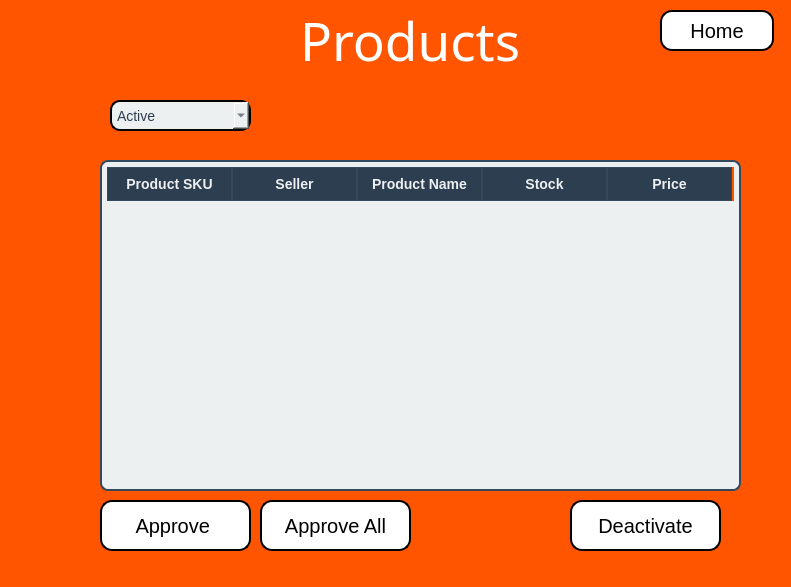
<?xml version="1.0" encoding="UTF-8"?>
<ui version="4.0">
 <class>MainWindow</class>
 <widget class="QMainWindow" name="MainWindow">
  <property name="geometry">
   <rect>
    <x>0</x>
    <y>0</y>
    <width>791</width>
    <height>587</height>
   </rect>
  </property>
  <property name="windowTitle">
   <string>MainWindow</string>
  </property>
  <property name="styleSheet">
   <string notr="true">QWidget
{
	background:rgb(255, 85, 0)
}</string>
  </property>
  <widget class="QWidget" name="centralwidget">
   <widget class="QLabel" name="label">
    <property name="geometry">
     <rect>
      <x>300</x>
      <y>10</y>
      <width>221</width>
      <height>61</height>
     </rect>
    </property>
    <property name="font">
     <font>
      <family>Yu Gothic UI Semibold</family>
      <pointsize>40</pointsize>
      <weight>7</weight>
      <italic>false</italic>
      <bold>false</bold>
     </font>
    </property>
    <property name="styleSheet">
     <string notr="true">QLabel
{
	color: white;
	font: 63 40pt &quot;Yu Gothic UI Semibold&quot;;
}</string>
    </property>
    <property name="text">
     <string>Products</string>
    </property>
   </widget>
   <widget class="QTableWidget" name="productsTable">
    <property name="geometry">
     <rect>
      <x>100</x>
      <y>160</y>
      <width>641</width>
      <height>331</height>
     </rect>
    </property>
    <property name="font">
     <font>
      <pointsize>-1</pointsize>
     </font>
    </property>
    <property name="styleSheet">
     <string notr="true">QTableWidget {
    border: 2px solid #34495e;       /* Border around the table */
    border-radius: 8px;              /* Rounded corners */
    background-color: #ecf0f1;       /* Table background color */
    gridline-color: #bdc3c7;         /* Color of grid lines */
    font-size: 14px;                 /* Font size for table cells */
    color: #2c3e50;                  /* Font color */
    padding: 5px;                    /* Padding around content */
}

QHeaderView::section {
    background-color: #2c3e50;       /* Header background color */
    color: #ecf0f1;                  /* Header font color */
    padding: 6px;                    /* Padding for header text */
    font-size: 14px;                 /* Font size for header */
    font-weight: bold;               /* Bold header text */
    border: 1px solid #34495e;       /* Border for header cells */
}

QTableWidget::item {
    background-color: #ffffff;       /* Background for table cells */
    border: none;                    /* No border around cells */
}

QTableWidget::item:hover {
    background-color: #dfe6e9;       /* Highlight row on hover */
    color: #2c3e50;                  /* Font color on hover */
}

QTableWidget::item:selected {
    background-color: #3498db;       /* Selected row background */
    color: #ffffff;                  /* Selected row font color */
}

/* Vertical Scrollbar */
QScrollBar:vertical {
    border: none;                    /* No border for scrollbar */
    background: #bdc3c7;             /* Scrollbar background */
    width: 12px;                     /* Scrollbar width */
    margin: 15px 0px 15px 0px;       /* Margins around scrollbar */
}

QScrollBar::handle:vertical {
    background: #2c3e50;             /* Scrollbar handle color */
    min-height: 20px;                /* Minimum handle height */
    border-radius: 6px;              /* Rounded scrollbar handle */
}

QScrollBar::add-line:vertical,
QScrollBar::sub-line:vertical {
    height: 0px;                     /* Remove scroll buttons */
}

/* Horizontal Scrollbar */
QScrollBar:horizontal {
    border: none;                    /* No border for scrollbar */
    background: #bdc3c7;             /* Scrollbar background */
    height: 12px;                    /* Scrollbar height */
    margin: 0px 15px 0px 15px;       /* Margins around scrollbar */
}

QScrollBar::handle:horizontal {
    background: #2c3e50;             /* Scrollbar handle color */
    min-width: 20px;                 /* Minimum handle width */
    border-radius: 6px;              /* Rounded scrollbar handle */
}

QScrollBar::add-line:horizontal,
QScrollBar::sub-line:horizontal {
    width: 0px;                      /* Remove scroll buttons */
}
</string>
    </property>
    <attribute name="horizontalHeaderDefaultSectionSize">
     <number>125</number>
    </attribute>
    <column>
     <property name="text">
      <string>Product SKU</string>
     </property>
    </column>
    <column>
     <property name="text">
      <string>Seller</string>
     </property>
    </column>
    <column>
     <property name="text">
      <string>Product Name</string>
     </property>
    </column>
    <column>
     <property name="text">
      <string>Stock</string>
     </property>
    </column>
    <column>
     <property name="text">
      <string>Price</string>
     </property>
    </column>
   </widget>
   <widget class="QPushButton" name="activeButton">
    <property name="geometry">
     <rect>
      <x>570</x>
      <y>500</y>
      <width>151</width>
      <height>51</height>
     </rect>
    </property>
    <property name="styleSheet">
     <string notr="true">QPushButton
{
	background-color: white;       /* Blue background */
    color: black;                    /* White text */
    border: 2px solid rgb(0, 0, 0);       /* Darker blue border */
    border-radius: 12px;             /* Rounded corners */
    font-size: 20px;                 /* Larger font */
    padding: 10px 20px;              /* Add some padding */
    min-width: 70px; 
}</string>
    </property>
    <property name="text">
     <string>Deactivate</string>
    </property>
   </widget>
   <widget class="QPushButton" name="approveButton">
    <property name="geometry">
     <rect>
      <x>100</x>
      <y>500</y>
      <width>151</width>
      <height>51</height>
     </rect>
    </property>
    <property name="styleSheet">
     <string notr="true">QPushButton
{
	background-color: white;       /* Blue background */
    color: black;                    /* White text */
    border: 2px solid rgb(0, 0, 0);       /* Darker blue border */
    border-radius: 12px;             /* Rounded corners */
    font-size: 20px;                 /* Larger font */
    padding: 10px 20px;              /* Add some padding */
    min-width: 70px; 
}</string>
    </property>
    <property name="text">
     <string>Approve </string>
    </property>
   </widget>
   <widget class="QPushButton" name="approveAllButton">
    <property name="geometry">
     <rect>
      <x>260</x>
      <y>500</y>
      <width>151</width>
      <height>51</height>
     </rect>
    </property>
    <property name="styleSheet">
     <string notr="true">QPushButton
{
	background-color: white;       /* Blue background */
    color: black;                    /* White text */
    border: 2px solid rgb(0, 0, 0);       /* Darker blue border */
    border-radius: 12px;             /* Rounded corners */
    font-size: 20px;                 /* Larger font */
    padding: 10px 20px;              /* Add some padding */
    min-width: 70px; 
}</string>
    </property>
    <property name="text">
     <string>Approve All</string>
    </property>
   </widget>
   <widget class="QComboBox" name="statusCombo">
    <property name="geometry">
     <rect>
      <x>110</x>
      <y>100</y>
      <width>141</width>
      <height>31</height>
     </rect>
    </property>
    <property name="font">
     <font>
      <pointsize>-1</pointsize>
     </font>
    </property>
    <property name="styleSheet">
     <string notr="true">QComboBox
{
	border: 2px solid rgb(0, 0, 0);        /* Blue border */
    border-radius: 10px;             /* Rounded corners */
    padding: 5px;                    /* Inner padding */
    font-size: 14px;                 /* Text size */
    color: #2c3e50;                  /* Text color */
    background-color: #ecf0f1;
}</string>
    </property>
    <item>
     <property name="text">
      <string>Active</string>
     </property>
    </item>
    <item>
     <property name="text">
      <string>Pending</string>
     </property>
    </item>
    <item>
     <property name="text">
      <string>Inactive</string>
     </property>
    </item>
   </widget>
   <widget class="QPushButton" name="homeButton">
    <property name="geometry">
     <rect>
      <x>660</x>
      <y>10</y>
      <width>114</width>
      <height>41</height>
     </rect>
    </property>
    <property name="styleSheet">
     <string notr="true">QPushButton
{
	background-color: white;       /* Blue background */
    color: black;                    /* White text */
    border: 2px solid rgb(0, 0, 0);       /* Darker blue border */
    border-radius: 12px;             /* Rounded corners */
    font-size: 20px;                 /* Larger font */
    padding: 10px 20px;              /* Add some padding */
    min-width: 70px; 
}</string>
    </property>
    <property name="text">
     <string>Home</string>
    </property>
   </widget>
  </widget>
  <widget class="QStatusBar" name="statusbar"/>
 </widget>
 <resources/>
 <connections/>
</ui>
